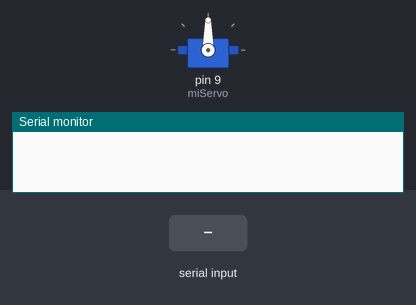
This sketch was run on a simulated Arduino Uno, built with avr-gcc and run on an emulated ATmega328P. Shown: servo, the last lines printed to the serial monitor. The test bench sets the inputs (shaded band).

Above: at 1.2 s.
1.3 s: "90,45\n" received over Serial
At 2.5 s:
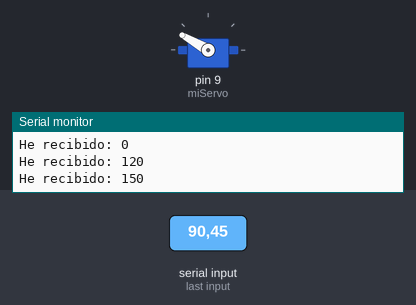
2.8 s: "1\n" received over Serial
At 3.5 s:
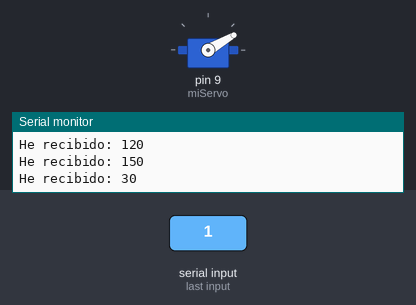
4.3 s: "2\n" received over Serial
At 4.6 s:
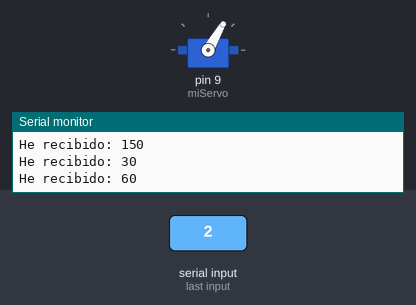
5.8 s: "4\n" received over Serial
At 7.0 s:
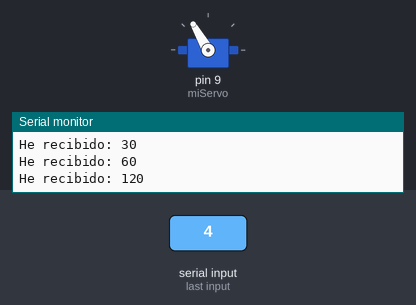
7.3 s: "30,150\n" received over Serial
At 7.6 s:
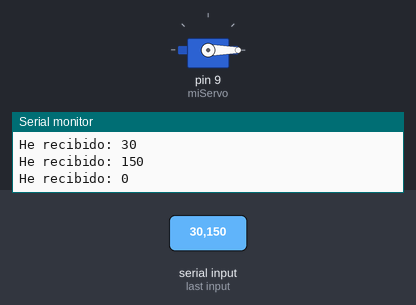
8.8 s: "3\n" received over Serial
At 9.3 s:
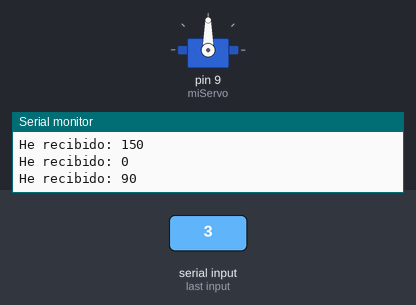
Timing chart, 0 to 11.3 s (numbered marks = the images above; inputs shaded):
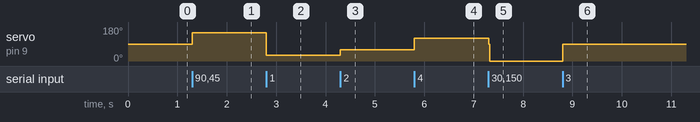

Measured:
- after the input at 1.3 s, servo on pin 9 (miServo): 90° → 150° at once
- after the input at 2.8 s, servo on pin 9 (miServo): 150° → 30° at once
- after the input at 4.3 s, servo on pin 9 (miServo): 30° → 60° at once
- after the input at 5.8 s, servo on pin 9 (miServo): 60° → 120° at once
- after the input at 7.3 s, servo on pin 9 (miServo): 120° → 0° at once
- after the input at 8.8 s, servo on pin 9 (miServo): 0° → 90° at once

The sketch:

sketch_servo2Read.ino
```cpp
#include <Servo.h> //Importamos la biblioteca Servo

//Declaramos una variable donde vamos a guardar
//la informacion que recibamos del teclado
int byteDeEntrada;

//Declaramos miServo para poder usar el servomotor
Servo miServo;

void setup (){

  //Inicializamos la velocidad del serial
  Serial.begin(9600);
  //asociamos miServo al pin 9
  miServo.attach(9);

}

void loop (){

  if (Serial.available() > 0) {
    //Lee la informacion de entrada
    byteDeEntrada = Serial.read() - 48;

                switch(byteDeEntrada){
                  case 0 :

    Serial.println("He recibido: 0");
                miServo.write(0);
                break;

                  case 1 :

                Serial.println("He recibido: 30");
                miServo.write(30);
                break;

                 case 2 :

                Serial.println("He recibido: 60");
                miServo.write(60);
                break;

                 case 3 :

                Serial.println("He recibido: 90");
                miServo.write(90);
                break;

                 case 4 :

                Serial.println("He recibido: 120");
                miServo.write(120);
                break;

                 case 5 :

                Serial.println("He recibido: 150");
                miServo.write(150);
                break;

                 case 6 :

                Serial.println("He recibido: 180");
                miServo.write(180);
                break;


  }
  }
}
```
